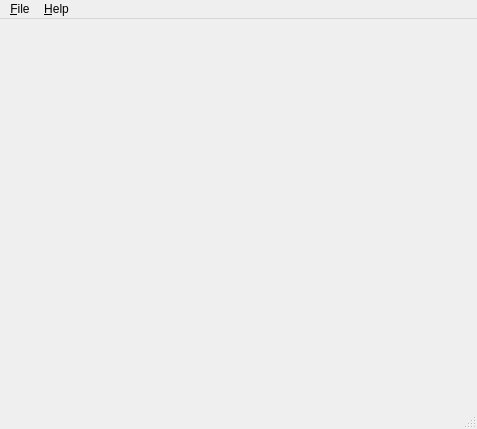
<?xml version="1.0" encoding="UTF-8"?>
<ui version="4.0">
 <class>MainWindow</class>
 <widget class="QMainWindow" name="MainWindow">
  <property name="geometry">
   <rect>
    <x>0</x>
    <y>0</y>
    <width>477</width>
    <height>429</height>
   </rect>
  </property>
  <property name="windowTitle">
   <string>Photocopieuse</string>
  </property>
  <property name="windowIcon">
   <iconset>
    <normaloff>../img/pbse.png</normaloff>../img/pbse.png</iconset>
  </property>
  <widget class="QWidget" name="centralwidget">
   <layout class="QHBoxLayout" name="centralwidgetLayout"/>
  </widget>
  <widget class="QMenuBar" name="menubar">
   <property name="geometry">
    <rect>
     <x>0</x>
     <y>0</y>
     <width>477</width>
     <height>22</height>
    </rect>
   </property>
   <widget class="QMenu" name="menuFile">
    <property name="title">
     <string>&amp;File</string>
    </property>
    <addaction name="actionExit"/>
   </widget>
   <widget class="QMenu" name="menuHelp">
    <property name="title">
     <string>&amp;Help</string>
    </property>
    <addaction name="actionAbout"/>
   </widget>
   <addaction name="menuFile"/>
   <addaction name="menuHelp"/>
  </widget>
  <widget class="QStatusBar" name="statusbar"/>
  <action name="actionExit">
   <property name="text">
    <string>E&amp;xit</string>
   </property>
   <property name="shortcut">
    <string>Ctrl+Q</string>
   </property>
  </action>
  <action name="actionAbout">
   <property name="text">
    <string>About &amp;Photocopieuse...</string>
   </property>
  </action>
 </widget>
 <resources/>
 <connections/>
</ui>
